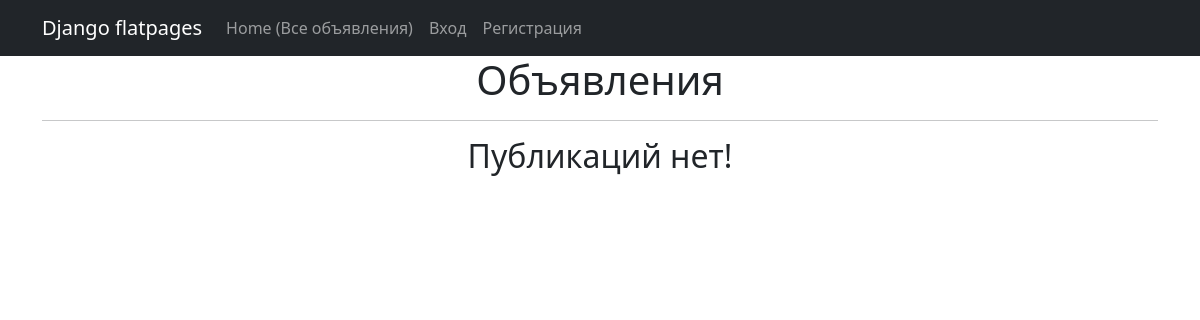
Page /post/ on the earlier database version.
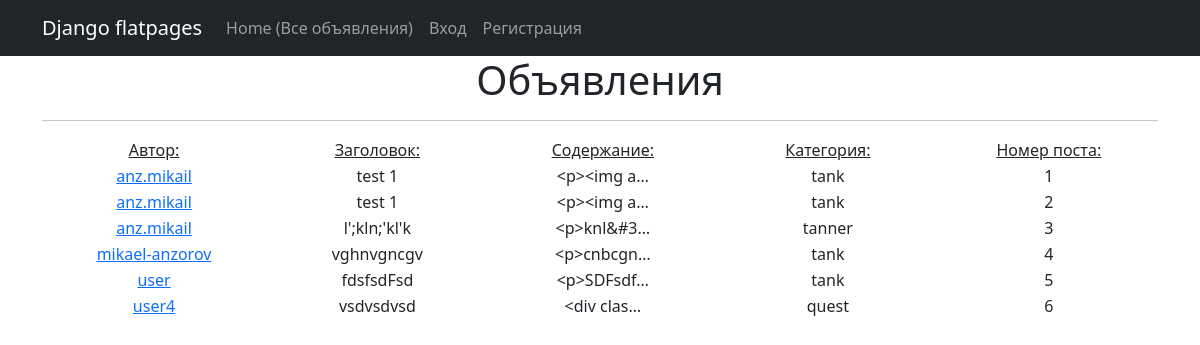
Same page on the later database version.
### app_3/models.py (models this page shows, shortened)
class Post(models.Model):
    TYPE = (
        ('tank', 'Танки'),
        ('heal', 'Хилы'),
        ('dd', 'ДД'),
        ('buyers', 'Торговцы'),
        ('gildemaster', 'Гилдмастеры'),
        ('quest', 'Квестгиверы'),
        ('smith', 'Кузнецы'),
        ('tanner', 'Кожевники'),
        ('potion', 'Зельевары'),
        ('spellmaster', 'Мастер заклинаний'),
    )
    author = models.ForeignKey(User, on_delete=models.CASCADE)
    title = models.CharField(max_length=20)
    text = RichTextUploadingField(null=True, config_name='default',)
    category = models.CharField(max_length=20, choices=TYPE, default='tank')

class User(AbstractUser):
    code = models.CharField(max_length=15, blank=True, null=True)

### app_3/views.py (the view)
# urls.py: path('post/', PostList.as_view(), name='post'),
class PostList(ListView):
    model = Post
    ordering = 'author'
    template_name = 'post.html'
    context_object_name = 'post'

### templates/post.html (shortened to what this page needs)
{% extends 'flatpages/default.html' %}
{% block content %}
<h1>Объявления</h1>
   <hr>
   {% if post %}
    <table style="margin-left: 1px; margin-rith: ;">
        <tr>
               <td style="width: 200px"><u>Автор:</u></td>
               <td style="width: 200px"><u>Заголовок:</u></td>
               <td style="width: 200px"><u>Содержание:</u></td>
               <td style="width: 200px"><u>Категория:</u></td>
               <td style="width: 200px"><u>Номер поста:</u></td>
           </tr>
           {% for new in post %}
           <tr>
               <td style="width: 250px"><a href={% url 'post_id' new.id%} >{{new.author}}</a></td>
               <td style="width: 250px">{{new.title}}</td>
               <td style="width: 250px">{{new.text|truncatechars:10}}</td>
               <td style="width: 250px">{{new.category}}</td>
               <td style="width: 250px">{{new.id}}</td>
           </tr>
           {% endfor %}
    </table>
   {% else %}
       <h2>Публикаций нет!</h2>
   {% endif %}
{% endblock content %}

### templates/flatpages/default.html (shortened to what this page needs)
<!DOCTYPE html>
<html lang="en">
    <head>
        {% load static %}
        <link href="{% static 'css/styles.css' %}" rel="stylesheet" />
    </head>
    <body>
        <nav class="navbar navbar-expand-lg navbar-dark bg-dark static-top">
            <div class="container">
                <a class="navbar-brand" href="#">Django flatpages</a>
                <div class="collapse navbar-collapse" id="navbarResponsive">
                    <ul class="navbar-nav ml-auto">
                        <li class="nav-item active">
                            <a class="nav-link" href="/post/">Home
                              <span class="sr-only">(Все объявления)</span>
                            </a>
                        </li>
                        {% if user.is_authenticated %}
                        <li class="nav-item">
                            <a class="nav-link" href="/post/personal/">Мои объявления</a>
                        </li>
                        <li class="nav-item">
                            <a class="nav-link" href="/post/create/">Опубликовать</a>
                        </li>
                        <li class="nav-item">
                            <a class="nav-link" href="/response/create/">Добавить отклик</a>
                        </li>
                        <li class="nav-item">
                            <a class="nav-link" href="/response/">Отклики на мои публикации</a>
                        </li>
                        <li class="nav-item">
                            <a class="nav-link" href="#">{{ user }}</a>
                        </li>
                        <li class="nav-item">
                            <a class="nav-link" href="/accounts/logout/">Выход</a>
                        </li>
                        {% else %}
                        <li class="nav-item">
                            <a class="nav-link" href="/accounts/login/">Вход</a>
                        </li>
                        <li class="nav-item">
                            <a class="nav-link" href="/accounts/signup/">Регистрация</a>
                        </li>
                        {% endif %}
                    </ul>
                </div>
            </div>
        </nav>
        <div class="container">
            <div class="row">
                <div class="col-lg-12 text-center">
                    {% block content %}{% endblock content %}
                </div>
            </div>
        </div>
    </body>
</html>

Differences in the rows shown:
added Post: author "anz.mikail", title "test 1", text "<p><img a…", category "tank", id "1"
added Post: author "anz.mikail", title "test 1", text "<p><img a…", category "tank", id "2"
added Post: author "anz.mikail", title "l';kln;'kl'k", text "<p>knl&#3…", category "tanner", id "3"
added Post: author "mikael-anzorov", title "vghnvgncgv", text "<p>cnbcgn…", category "tank", id "4"
added Post: author "user", title "fdsfsdFsd", text "<p>SDFsdf…", category "tank", id "5"
added Post: author "user4", title "vsdvsdvsd", text "<div clas…", category "quest", id "6"
Other differences:
text no longer shown: "Публикаций нет!"
text now shown: "Автор: Заголовок: Содержание: Категория: Номер поста:"
